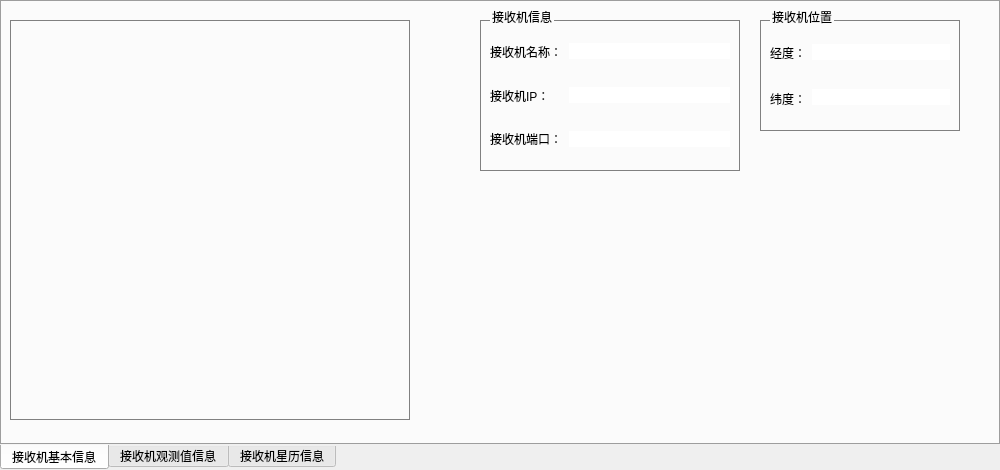
<?xml version="1.0" encoding="UTF-8"?>
<ui version="4.0">
 <class>ReceiverInfoWidget</class>
 <widget class="QTabWidget" name="ReceiverInfoWidget">
  <property name="geometry">
   <rect>
    <x>0</x>
    <y>0</y>
    <width>1000</width>
    <height>470</height>
   </rect>
  </property>
  <property name="windowTitle">
   <string>TabWidget</string>
  </property>
  <property name="styleSheet">
   <string notr="true">QTabWidget::pane {
  background-color: rgb(220,220,220);
}
*{
   font: 12px;
}</string>
  </property>
  <property name="tabPosition">
   <enum>QTabWidget::South</enum>
  </property>
  <property name="currentIndex">
   <number>0</number>
  </property>
  <widget class="QWidget" name="firstReceiverTab">
   <attribute name="title">
    <string>接收机基本信息</string>
   </attribute>
   <widget class="QGroupBox" name="infoContainer">
    <property name="geometry">
     <rect>
      <x>480</x>
      <y>10</y>
      <width>260</width>
      <height>161</height>
     </rect>
    </property>
    <property name="styleSheet">
     <string notr="true">QGroupBox {
  border: 1px solid gray;
  margin-top: 10px;
}
QGroupBox::title {
  top: -10px;
  left: 10px;
}
QLineEdit{
  border: 0px none;
}</string>
    </property>
    <property name="title">
     <string>接收机信息</string>
    </property>
    <layout class="QHBoxLayout" name="horizontalLayout">
     <item>
      <layout class="QVBoxLayout" name="verticalLayout">
       <property name="spacing">
        <number>0</number>
       </property>
       <item>
        <widget class="QLabel" name="label">
         <property name="text">
          <string>接收机名称：</string>
         </property>
        </widget>
       </item>
       <item>
        <widget class="QLabel" name="label_2">
         <property name="text">
          <string>接收机IP：    </string>
         </property>
        </widget>
       </item>
       <item>
        <widget class="QLabel" name="label_3">
         <property name="text">
          <string>接收机端口：</string>
         </property>
        </widget>
       </item>
      </layout>
     </item>
     <item>
      <layout class="QVBoxLayout" name="verticalLayout_2">
       <property name="spacing">
        <number>15</number>
       </property>
       <property name="topMargin">
        <number>0</number>
       </property>
       <item>
        <widget class="QLineEdit" name="receiverNameEdit">
         <property name="enabled">
          <bool>false</bool>
         </property>
         <property name="cursor">
          <cursorShape>ArrowCursor</cursorShape>
         </property>
         <property name="readOnly">
          <bool>true</bool>
         </property>
        </widget>
       </item>
       <item>
        <widget class="QLineEdit" name="receiverIPEdit">
         <property name="enabled">
          <bool>false</bool>
         </property>
         <property name="cursor">
          <cursorShape>ArrowCursor</cursorShape>
         </property>
         <property name="readOnly">
          <bool>true</bool>
         </property>
        </widget>
       </item>
       <item>
        <widget class="QLineEdit" name="receiverPortEdit">
         <property name="enabled">
          <bool>false</bool>
         </property>
         <property name="cursor">
          <cursorShape>ArrowCursor</cursorShape>
         </property>
         <property name="readOnly">
          <bool>true</bool>
         </property>
        </widget>
       </item>
      </layout>
     </item>
    </layout>
   </widget>
   <widget class="QGroupBox" name="groupBox">
    <property name="geometry">
     <rect>
      <x>760</x>
      <y>10</y>
      <width>200</width>
      <height>121</height>
     </rect>
    </property>
    <property name="styleSheet">
     <string notr="true">QGroupBox {
  border: 1px solid gray;
  margin-top: 10px;
}
QGroupBox::title {
  top: -10px;
  left: 10px;
}
QLineEdit{
  border: 0px none;
}</string>
    </property>
    <property name="title">
     <string>接收机位置</string>
    </property>
    <layout class="QHBoxLayout" name="horizontalLayout_2">
     <item>
      <layout class="QVBoxLayout" name="verticalLayout_4">
       <property name="spacing">
        <number>0</number>
       </property>
       <item>
        <widget class="QLabel" name="label_4">
         <property name="text">
          <string>经度：</string>
         </property>
        </widget>
       </item>
       <item>
        <widget class="QLabel" name="label_5">
         <property name="text">
          <string>纬度：</string>
         </property>
        </widget>
       </item>
      </layout>
     </item>
     <item>
      <layout class="QVBoxLayout" name="verticalLayout_6">
       <property name="spacing">
        <number>15</number>
       </property>
       <property name="topMargin">
        <number>0</number>
       </property>
       <item>
        <widget class="QLineEdit" name="receiverLongitudeEdit">
         <property name="enabled">
          <bool>false</bool>
         </property>
         <property name="cursor">
          <cursorShape>ArrowCursor</cursorShape>
         </property>
         <property name="readOnly">
          <bool>true</bool>
         </property>
        </widget>
       </item>
       <item>
        <widget class="QLineEdit" name="receiverLatitudeEdit">
         <property name="enabled">
          <bool>false</bool>
         </property>
         <property name="cursor">
          <cursorShape>ArrowCursor</cursorShape>
         </property>
         <property name="readOnly">
          <bool>true</bool>
         </property>
        </widget>
       </item>
      </layout>
     </item>
    </layout>
   </widget>
   <widget class="QLabel" name="satelliteDistributionContainer">
    <property name="geometry">
     <rect>
      <x>10</x>
      <y>20</y>
      <width>400</width>
      <height>400</height>
     </rect>
    </property>
    <property name="styleSheet">
     <string notr="true">QLabel  {
  border: 1px solid gray;
}</string>
    </property>
    <property name="text">
     <string/>
    </property>
   </widget>
  </widget>
  <widget class="QWidget" name="secondReceiverTab">
   <attribute name="title">
    <string>接收机观测值信息</string>
   </attribute>
  </widget>
  <widget class="QWidget" name="thirdReceiverTab">
   <attribute name="title">
    <string>接收机星历信息</string>
   </attribute>
  </widget>
 </widget>
 <resources/>
 <connections/>
</ui>
